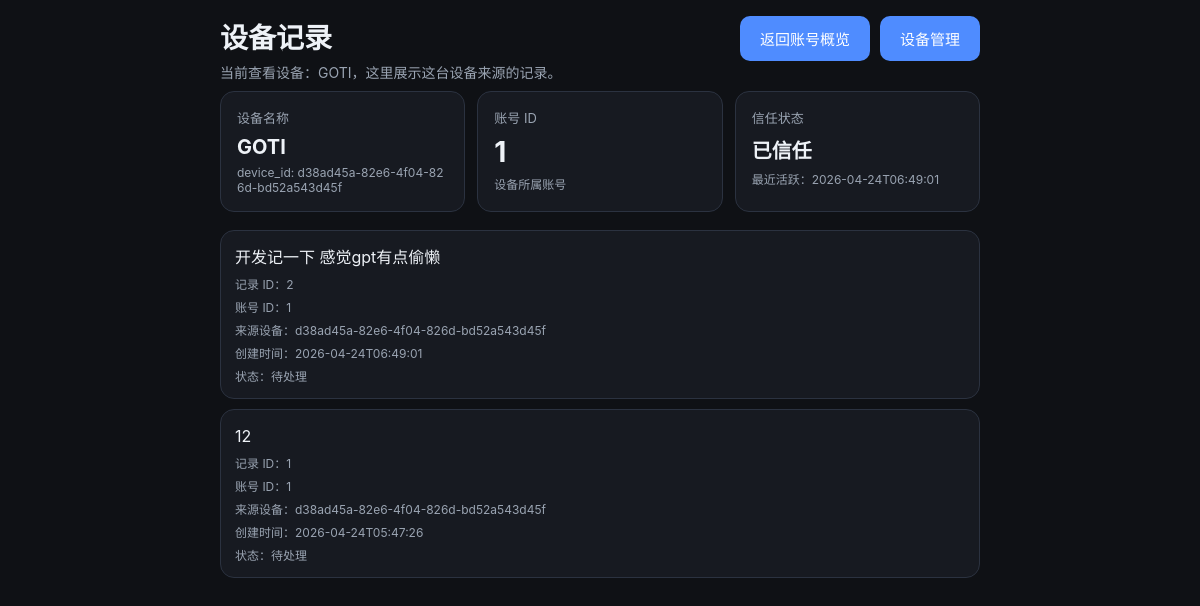
The app's page /devices/d38ad45a-82e6-4f04-826d-bd52a543d45f/items, older data.
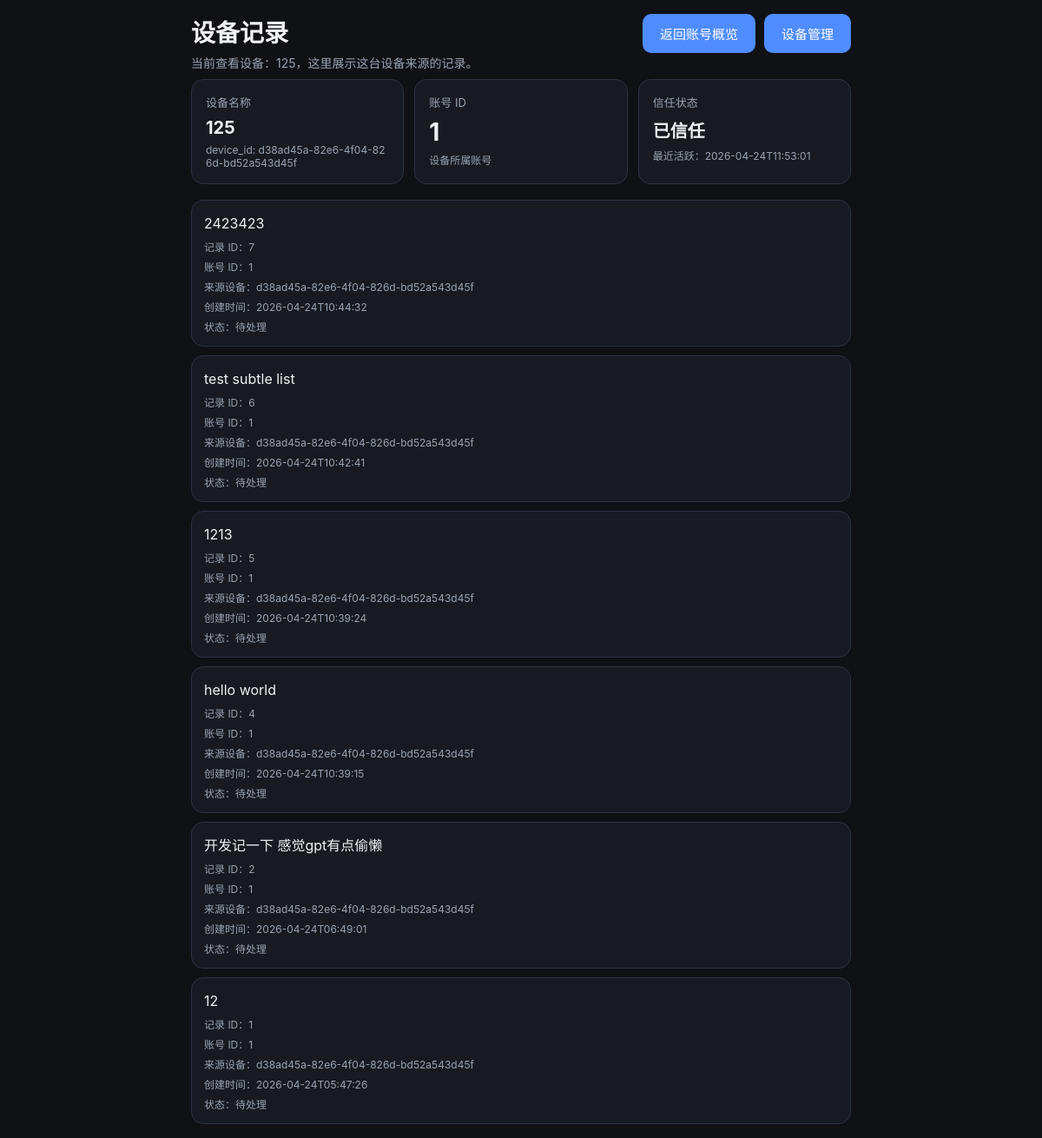
The same page, newer data.
### tables this page shows
CREATE TABLE devices (
            id INTEGER PRIMARY KEY AUTOINCREMENT,
            user_id INTEGER NOT NULL DEFAULT 1,
            device_id TEXT NOT NULL,
            device_name TEXT,
            token_hash TEXT,
            trusted INTEGER NOT NULL DEFAULT 0,
            created_at TEXT NOT NULL DEFAULT (datetime('now')),
            last_seen_at TEXT
        , provision_source TEXT NOT NULL DEFAULT 'direct', pending_approval INTEGER NOT NULL DEFAULT 0);

CREATE TABLE inbox_items (
            id INTEGER PRIMARY KEY AUTOINCREMENT,
            content TEXT NOT NULL,
            status TEXT NOT NULL DEFAULT 'inbox',
            created_at TEXT NOT NULL,
            updated_at TEXT NOT NULL
        , user_id INTEGER NOT NULL DEFAULT 1, source_device_id TEXT);

### app/main.py (the view)
@app.route("/devices/<device_id>/items")
def device_items_page(device_id):
    guard = admin_guard()
    if guard:
        return guard
    device, items = get_device_items(device_id)
    return render_template("device_items.html", device=device, items=items)

### app/main.py (called while the page is built)
def get_conn():
    conn = sqlite3.connect(str(DB_PATH))
    conn.row_factory = sqlite3.Row
    return conn

def admin_cookie_value():
    if not ADMIN_PASSWORD:
        return None
    return hashlib.sha256(ADMIN_PASSWORD.encode()).hexdigest()

def is_admin_authenticated():
    expected = admin_cookie_value()
    if not expected:
        return True
    actual = request.cookies.get(ADMIN_COOKIE, "")
    return hmac.compare_digest(actual, expected)

def admin_guard():
    if is_admin_authenticated():
        return None
    next_path = request.path
    if request.query_string:
        next_path += "?" + request.query_string.decode()
    return redirect(url_for("admin_login_page", next=next_path))

### app/templates/device_items.html (shortened to what this page needs)
<!doctype html>
<html lang="zh-CN">
<head>
  <link rel="stylesheet" href="/static/style.css" />
</head>
<body>
  <main class="container">
    <header class="header">
      <div class="title-row">
        <div>
          <h1>设备记录</h1>
          {% if device %}
            <p class="subtitle">当前查看设备：{{ device.device_name or 'Unknown' }}，这里展示这台设备来源的记录。</p>
          {% else %}
            <p class="subtitle">设备不存在，或尚未识别到对应设备。</p>
          {% endif %}
        </div>
        <div class="toolbar-actions">
          <a class="nav-link" href="/account">返回账号概览</a>
          <a class="nav-link" href="/devices">设备管理</a>
        </div>
      </div>
    </header>
    {% if device %}
      <section class="summary-grid">
        <article class="summary-card">
          <div class="summary-label">设备名称</div>
          <div class="summary-value small">{{ device.device_name or 'Unknown' }}</div>
          <div class="item-meta">device_id: {{ device.device_id }}</div>
        </article>
        <article class="summary-card">
          <div class="summary-label">账号 ID</div>
          <div class="summary-value">{{ device.user_id }}</div>
          <div class="item-meta">设备所属账号</div>
        </article>
        <article class="summary-card">
          <div class="summary-label">信任状态</div>
          <div class="summary-value small">{{ '已信任' if device.trusted else '待确认' }}</div>
          <div class="item-meta">最近活跃：{{ device.last_seen_at or '-' }}</div>
        </article>
      </section>
    {% endif %}
    <section class="list">
      {% if items %}
        {% for item in items %}
          <article class="item {% if item.status == 'done' %}done{% endif %}">
            <div class="item-main grow">
              <div class="item-content">{{ item.content }}</div>
              <div class="item-meta">记录 ID：{{ item.id }}</div>
              <div class="item-meta">账号 ID：{{ item.user_id }}</div>
              <div class="item-meta">来源设备：{{ item.source_device_id or '-' }}</div>
              <div class="item-meta">创建时间：{{ item.created_at or '-' }}</div>
              <div class="item-meta">状态：{{ '已完成' if item.status == 'done' else '待处理' }}</div>
            </div>
          </article>
        {% endfor %}
      {% else %}
        <div class="empty">这台设备下还没有记录。</div>
      {% endif %}
    </section>
  </main>
</body>
</html>

Row changes from the older to the newer data that the page shows:
changed devices "已信任": device_name "GOTI" → "125"; last_seen_at "2026-04-24T06:49:01" → "2026-04-24T11:53:01"
added inbox_items: content "2423423", id "7", user_id "1", source_device "d38ad45a-82e6-4f04-826d-bd52a543d45f", created_at "2026-04-24T10:44:32", status "待处理"
added inbox_items: content "test subtle list", id "6", user_id "1", source_device "d38ad45a-82e6-4f04-826d-bd52a543d45f", created_at "2026-04-24T10:42:41", status "待处理"
added inbox_items: content "1213", id "5", user_id "1", source_device "d38ad45a-82e6-4f04-826d-bd52a543d45f", created_at "2026-04-24T10:39:24", status "待处理"
added inbox_items: content "hello world", id "4", user_id "1", source_device "d38ad45a-82e6-4f04-826d-bd52a543d45f", created_at "2026-04-24T10:39:15", status "待处理"
